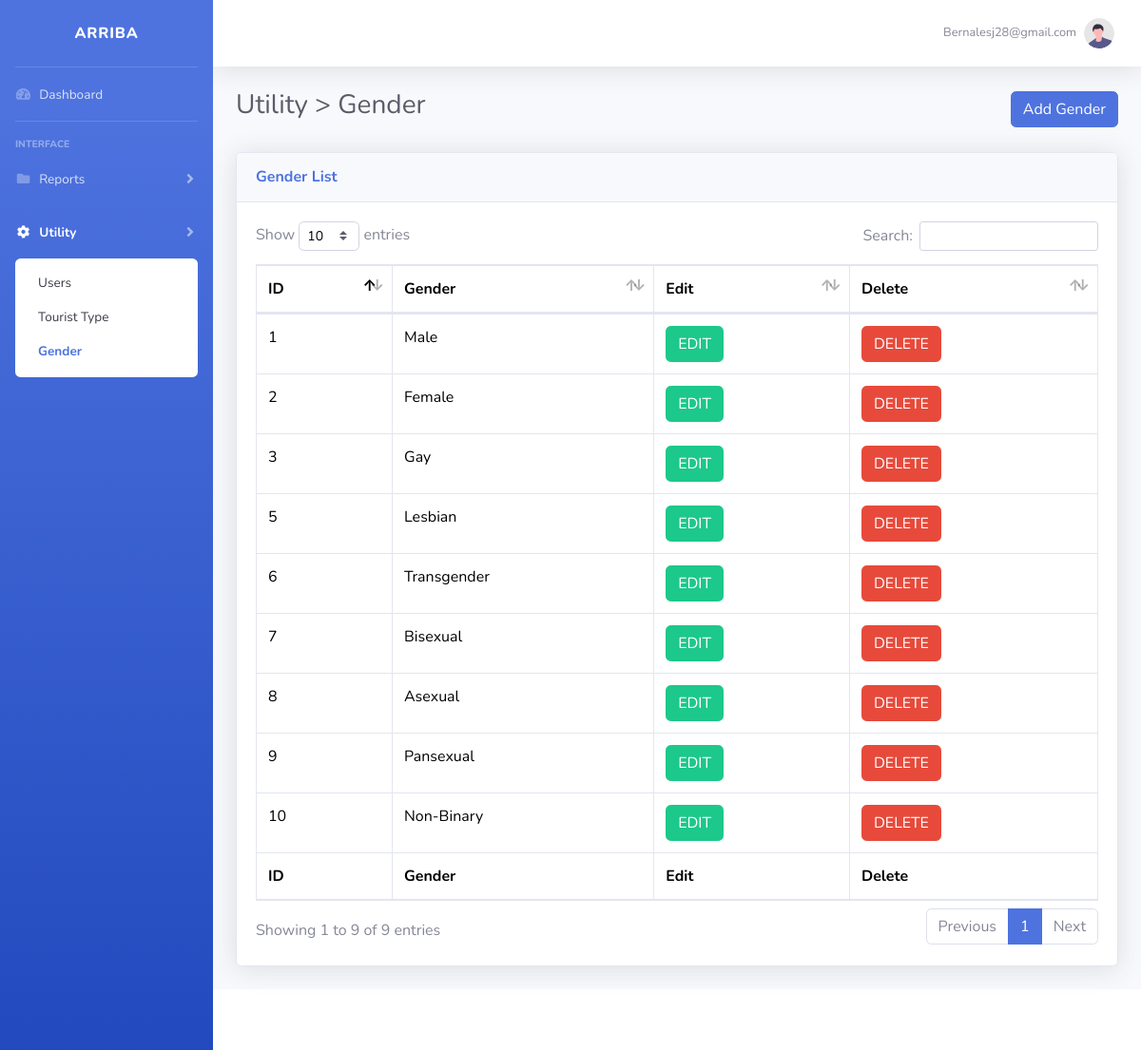
The page /admin/gender.php (signed in) on the database its author committed.
### tables this page shows
CREATE TABLE `gender` (
  `Gender_ID` int(11) NOT NULL,
  `Gender` varchar(200) NOT NULL
);

### admin/gender.php (the view, shortened to what this page needs)
<?php
    include('../security.php');
    include('includes/header.php');
    include('includes/navbar_g.php');
 ?>
        <div id="content-wrapper" class="d-flex flex-column">
            <div id="content">
                <?php include('includes/topbar.php'); ?>
                <div class="container-fluid">
                    <div class="d-sm-flex align-items-center justify-content-between mb-4">
                        <h1 class="h3 mb-2 text-gray-800">Utility > Gender</h1>
                        <button type="button" class="btn btn-primary" data-toggle="modal" data-target="#addgender">
                            Add Gender
                        </button>
                    </div>
                    <div class="card shadow mb-4">
                        <div class="card-header py-3">
                            <h6 class="m-0 font-weight-bold text-primary">Gender List</h6>
                        </div>
                        <div class="card-body">
                            <div class="table-responsive">
                                <style>
                                    .table {
                                    color: black !important;
                                    }
                                </style>
                                <?php
                                    $query = "SELECT * FROM gender";
                                    $query_run = mysqli_query($connection, $query);
                                ?>
                                <table class="table table-bordered" id="dataTable" width="100%" cellspacing="0">
                                    <thead>
                                        <tr>
                                            <th>ID</th>
                                            <th>Gender</th>
                                            <th>Edit</th>
                                            <th>Delete</th>
                                        </tr>
                                    </thead>
                                    <tfoot>
                                        <tr>
                                            <th>ID</th>
                                            <th>Gender</th>
                                            <th>Edit</th>
                                            <th>Delete</th>
                                        </tr>
                                    </tfoot>
                                    <tbody>
                                        <?php
                                            if(mysqli_num_rows($query_run) > 0) {
                                                while($row = mysqli_fetch_assoc($query_run)) {
                                        ?>
                                            <tr>
                                                <td><?php echo $row['Gender_ID']; ?></td>
                                                <td><?php echo $row['Gender']; ?></td>
                                                <td>
                                                    <form action="edit_gender.php" method="post">
                                                        <button type="submit" name="edit_btn" class="btn btn-success">EDIT</button>
                                                    </form>
                                                </td>
                                                <td>
                                                    <button class="btn btn-danger" data-toggle="modal" data-target="#deleteGenderModal"
                                                    data-id="<?php echo $row['Gender_ID']; ?>">DELETE</button>
                                                </td>
                                            </tr>
                                        <?php
                                                }
                                            } else {
                                                echo "No Record Found";
                                            }
                                        ?>
                                    </tbody>
                                </table>
                            </div>
                        </div>
                    </div>
                </div>
            </div>
            <?php
        include('includes/footer.php');
    ?>

### admin/gender.php (style rules this page uses)
.table { color: black !important; }

### rows shown on the page
gender: Gender_ID "1", Gender "Male"
gender: Gender_ID "2", Gender "Female"
gender: Gender_ID "3", Gender "Gay"
gender: Gender_ID "5", Gender "Lesbian"
gender: Gender_ID "6", Gender "Transgender"
gender: Gender_ID "7", Gender "Bisexual"
gender: Gender_ID "8", Gender "Asexual"
gender: Gender_ID "9", Gender "Pansexual"
gender: Gender_ID "10", Gender "Non-Binary"

### other values the page prints
$_SESSION['Username'] "Bernalesj28@gmail.com"
